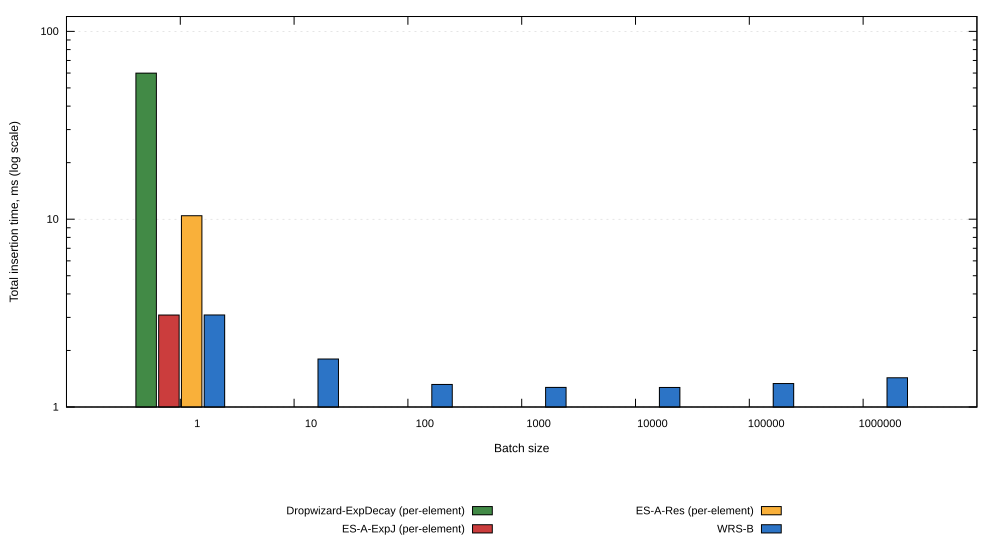

This figure's gnuplot source:
# Experiment E3: insertion time for 1e6 values, batched WRS-B against the per-element baselines
# (JMH AverageTime).
# Input:  batched-insertion.csv  (batchSize, <one column per benchmark method> = us/op, as emitted by JMH;
#         divided by 1000 below so the plotted axis is in ms, matching the paper's text and caption)
#         produced by FiguresFromJmh from metrics/jmh-results/BatchedInsertionBenchmark.csv
# Output: batched-insertion.svg / .pdf
#
# Deliberately a clustered bar chart, not a line chart. Batch size is a parameter of WrsBBatched ONLY;
# the three per-element strategies never read it, so plotting them as lines across the batch-size axis
# would imply a dependence that does not exist. They are therefore drawn once, in the batch=1 cluster,
# where every strategy is per-element and the comparison is like-for-like: WRS-B at batch 1 degenerates
# to A-ExpJ (the same exponential-jump acceptance rule, unbatched) and the two bars coincide. The
# remaining clusters carry WRS-B alone, showing what batching buys against those fixed references.
# The 1/0 guard below yields an undefined value, which gnuplot skips, leaving those slots empty.

set datafile separator ","
set xlabel "Batch size" font ",12"
set ylabel "Total insertion time, ms (log scale)" font ",12"
set logscale y
set yrange [1:120]
set grid ytics lt 0 lw 0.5 lc rgb "#cccccc"

set style data histograms
set style histogram clustered gap 1
set style fill solid 0.9 border -1
set boxwidth 0.9
set xtics font ",11" offset 2.2,0
set ytics font ",11"
set bmargin at screen 0.26
set key at screen 0.5, 0.055 center horizontal maxrows 2 font ",11" samplen 1.5 spacing 1.1

set style line 1 lc rgb "#1565C0"
set style line 2 lc rgb "#C62828"
set style line 3 lc rgb "#F9A825"
set style line 4 lc rgb "#2E7D32"

set terminal svg enhanced font "arial,11" size 1000,550
set output 'batched-insertion.svg'
# Series are ordered alphabetically, which gnuplot uses for both the cluster slots and the key. Titles are
# set explicitly rather than read from columnheader: the CSV carries JMH method names, whereas the paper
# and Figs. 1, 2 and 4 name these strategies Dropwizard-ExpDecay, ES-A-ExpJ, ES-A-Res and WRS-B.
# "(per-element)" marks the three that never batch; WRS-B carries no such tag because at batch 1 it is
# unbatched as well, which is precisely what the leftmost cluster shows.
plot 'batched-insertion.csv' every ::1 using ($1==1 ? $5/1000.0 : 1/0):xtic(1) ls 4 title "Dropwizard-ExpDecay (per-element)", \
     ''                      every ::1 using ($1==1 ? $3/1000.0 : 1/0) ls 2 title "ES-A-ExpJ (per-element)", \
     ''                      every ::1 using ($1==1 ? $4/1000.0 : 1/0) ls 3 title "ES-A-Res (per-element)", \
     ''                      every ::1 using ($2/1000.0) ls 1 title "WRS-B"

set terminal pdfcairo enhanced font "arial,12" size 5,2.9
set output 'batched-insertion.pdf'
replot

set output
